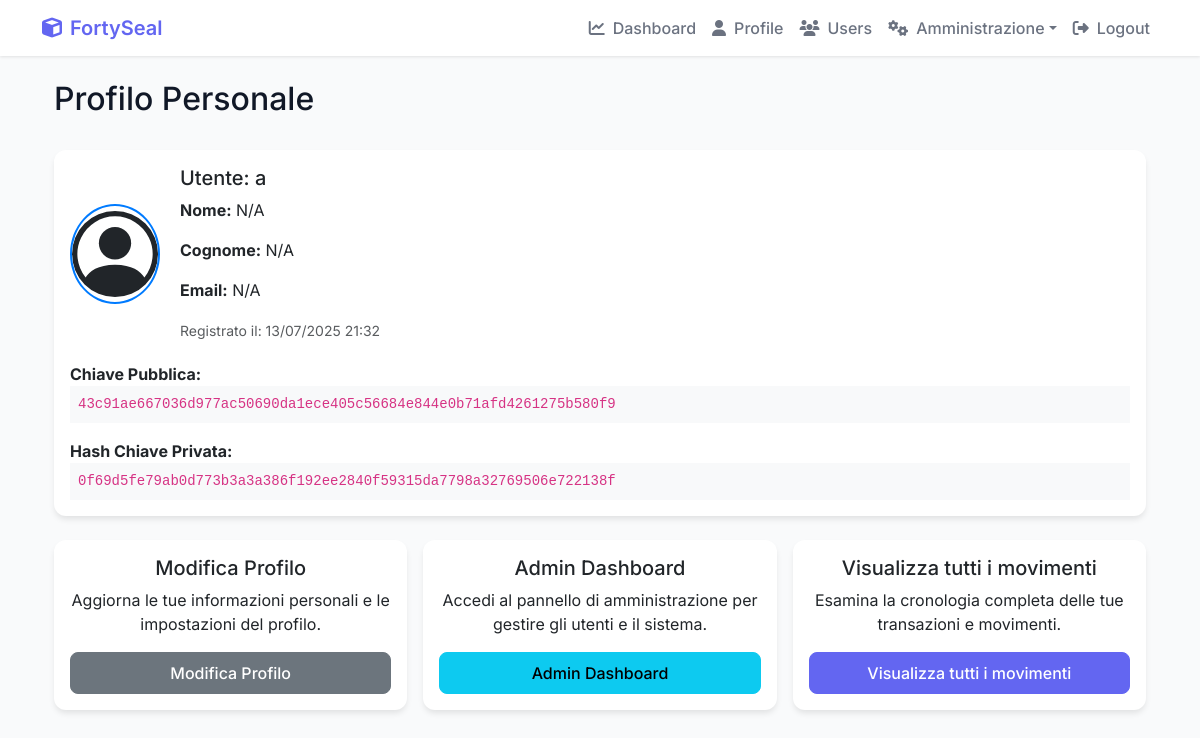
The app's page /profile/ (signed in), older data.
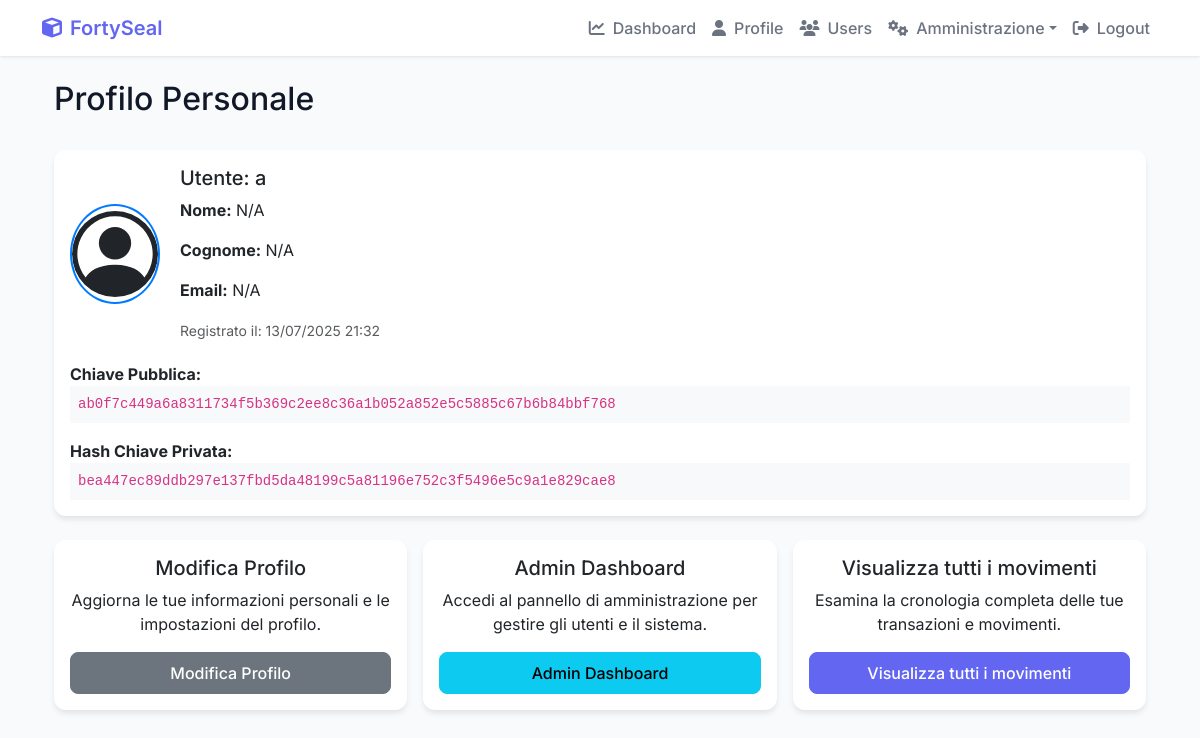
The same page, newer data.
### Cripto1/models.py (models this page shows, shortened)
class UserProfile(models.Model):
    user = models.OneToOneField(User, on_delete=models.CASCADE)
    user_key = models.CharField(max_length=255, unique=True) # Keep as a unique identifier (can be hash of public key)
    public_key = models.TextField(null=True, blank=True) # Allow null for existing rows
    private_key = EncryptedTextField(null=True, blank=True) # Allow null for existing rows
    balance = models.FloatField(default=0.0)
    created_at = models.DateTimeField(auto_now_add=True)
    profile_picture = models.ImageField(upload_to='profile_pics/', blank=True, null=True)
    is_active = models.BooleanField(default=True)
    last_login_ip = models.GenericIPAddressField(null=True, blank=True)
    last_login_date = models.DateTimeField(null=True, blank=True)
    login_attempts = models.IntegerField(default=0)
    locked_until = models.DateTimeField(null=True, blank=True)
    sso_provider = models.CharField(max_length=50, blank=True, null=True)  # Per SSO
    sso_id = models.CharField(max_length=255, blank=True, null=True)  # ID esterno per SSO
    department = models.CharField(max_length=100, blank=True, null=True)
    position = models.CharField(max_length=100, blank=True, null=True)
    phone = models.CharField(max_length=20, blank=True, null=True)
    emergency_contact = models.CharField(max_length=255, blank=True, null=True)
    notes = models.TextField(blank=True, null=True)
    def generate_key_pair(self, password: bytes = b'securepassword'):
        private_key = rsa.generate_private_key(
            public_exponent=65537,
            key_size=2048,
            backend=default_backend()
        )
        public_key = private_key.public_key()
        pem_private_key = private_key.private_bytes(
            encoding=serialization.Encoding.PEM,
            format=serialization.PrivateFormat.PKCS8,
            encryption_algorithm=serialization.BestAvailableEncryption(password)
        )
        pem_public_key = public_key.public_bytes(
            encoding=serialization.Encoding.PEM,
            format=serialization.PublicFormat.SubjectPublicKeyInfo
        )
        self.public_key = pem_public_key.decode()
        self.private_key = pem_private_key.decode()
        self.user_key = hashlib.sha256(self.public_key.encode()).hexdigest()
        self.save()
    @property
    def private_key_hash(self):
        if self.private_key:
            return hashlib.sha256(self.private_key.encode()).hexdigest()
        return None
    def is_locked(self):
        if self.locked_until and timezone.now() < self.locked_until:
            return True
        return False
    def update_last_login(self, ip_address=None):
        self.last_login_date = timezone.now()
        if ip_address:
            self.last_login_ip = ip_address
        self.save()

### Cripto1/views.py (the view, shortened to what this page needs)
# urls.py: path('profile/', views.personal_profile, name='personal_profile'),
@login_required
def personal_profile(request):
    user_profile = UserProfile.objects.get(user=request.user)
    if not user_profile.public_key or not user_profile.private_key:
        user_profile.generate_key_pair()
        user_profile.refresh_from_db()
    recent_transactions = Transaction.objects.filter(
        models.Q(sender=request.user) |
        models.Q(receiver=request.user)
    ).order_by('-timestamp')[:5] # Limit to 5 recent transactions
    processed_recent_transactions = []
    context = {
        'user_profile': user_profile,
        'recent_transactions': processed_recent_transactions,
    }
    return render(request, 'Cripto1/personal_profile.html', context)

### Cripto1/templates/Cripto1/personal_profile.html (shortened to what this page needs)
{% extends 'Cripto1/base.html' %}
{% block content %}
<div class="container mt-4">
    <div class="d-flex justify-content-between align-items-center mb-4">
        <h2>Profilo Personale</h2>
    </div>
    <div class="card mb-4">
        <div class="card-body">
            <div class="profile-header">
                <div class="profile-info">
                    <h5 class="card-title">Utente: {{ user_profile.user.username }}</h5>
                    <p class="card-text">
                        <strong>Nome:</strong> {{ user_profile.user.first_name|default:"N/A" }}
                    </p>
                    <p class="card-text">
                        <strong>Cognome:</strong> {{ user_profile.user.last_name|default:"N/A" }}
                    </p>
                     <p class="card-text">
                        <strong>Email:</strong> {{ user_profile.user.email|default:"N/A" }}
                    </p>
                     <p class="card-text">
                        <small class="text-muted">Registrato il: {{ user_profile.created_at|date:"d/m/Y H:i" }}</small>
                    </p>
                </div>
            </div>
            <p class="card-text">
                <strong>Chiave Pubblica:</strong><br>
                <code class="bg-light p-2 d-block text-break">{{ user_profile.user_key }}</code>
            </p>
            <p class="card-text">
                <strong>Hash Chiave Privata:</strong><br>
                {% if user_profile.private_key_hash %}
                    <code class="bg-light p-2 d-block text-break">{{ user_profile.private_key_hash }}</code>
                {% else %}
                    <span class="text-danger">Nessuna chiave privata trovata.</span>
                {% endif %}
            </p>
        </div>
    </div>
    <div class="action-cards">
        <div class="card text-center mb-3">
            <div class="card-body d-flex flex-column">
                <h5 class="card-title">Modifica Profilo</h5>
                <p class="card-text">Aggiorna le tue informazioni personali e le impostazioni del profilo.</p>
                <a href="{% url 'Cripto1:edit_profile' %}" class="btn btn-secondary mt-auto">Modifica Profilo</a>
            </div>
        </div>
        {% if user.is_staff or user.is_superuser %}
        <div class="card text-center mb-3">
            <div class="card-body d-flex flex-column">
                <h5 class="card-title">Admin Dashboard</h5>
                <p class="card-text">Accedi al pannello di amministrazione per gestire gli utenti e il sistema.</p>
                <a href="{% url 'Cripto1:admin_dashboard' %}" class="btn btn-info mt-auto">Admin Dashboard</a>
            </div>
        </div>
        {% endif %}
        <div class="card text-center mb-3">
            <div class="card-body d-flex flex-column">
                <h5 class="card-title">Visualizza tutti i movimenti</h5>
                <p class="card-text">Esamina la cronologia completa delle tue transazioni e movimenti.</p>
                <a href="{% url 'Cripto1:all_transactions' %}" class="btn btn-primary mt-auto">Visualizza tutti i movimenti</a>
            </div>
        </div>
    </div>
</div>
{% endblock %}

Row changes from the older to the newer data that the page shows:
changed UserProfile: user_key "43c91ae667036d977ac50690da1ece405c56684e844e0b71afd4261275b580f9" → "ab0f7c449a6a8311734f5b369c2ee8c36a1b052a852e5c5885c67b6b84bbf768"; private_key_hash "0f69d5fe79ab0d773b3a3a386f192ee2840f59315da7798a32769506e722138f" → "bea447ec89ddb297e137fbd5da48199c5a81196e752c3f5496e5c9a1e829cae8"
